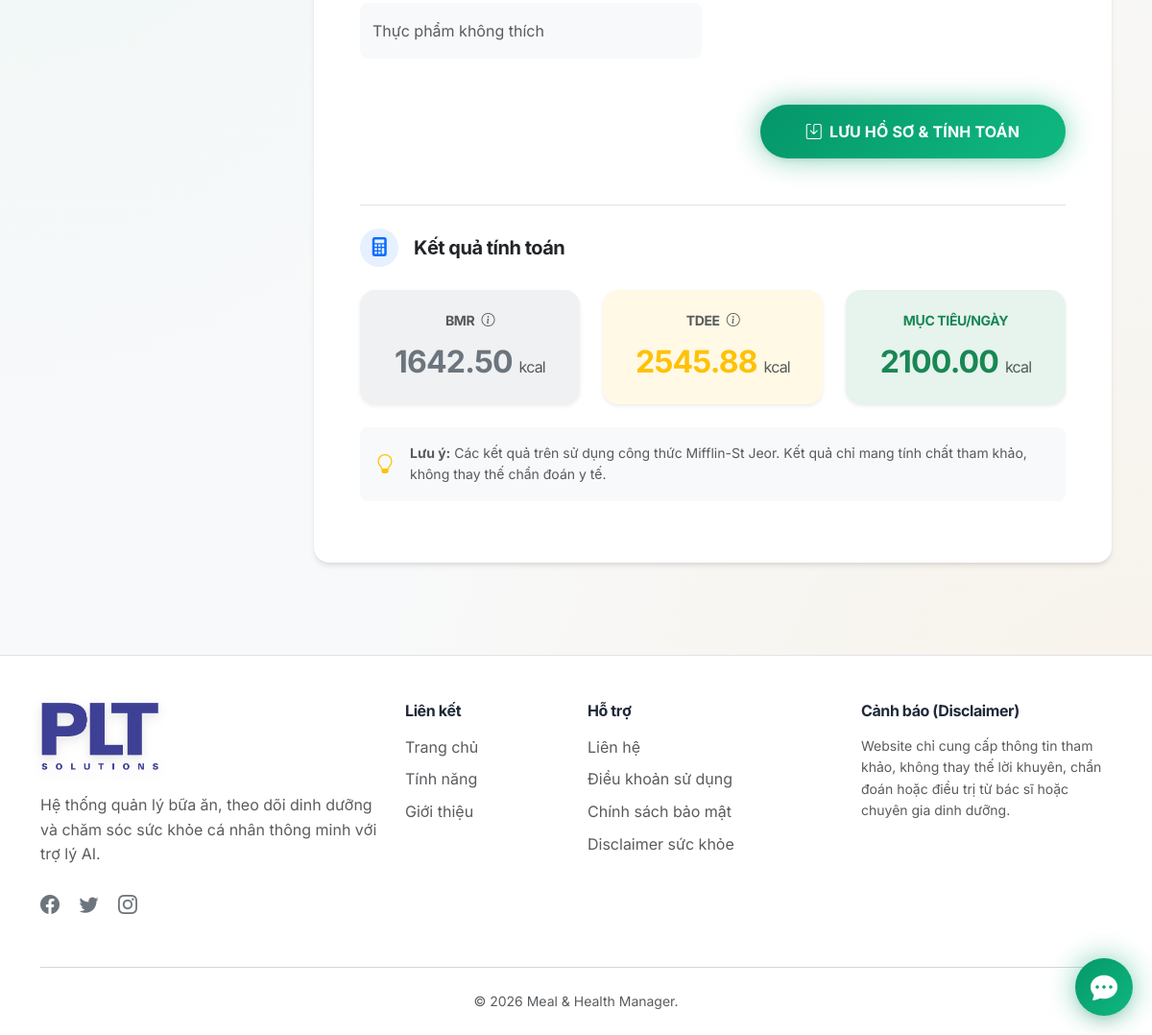
The app's page /user/profile.php (signed in, lower part), older data.
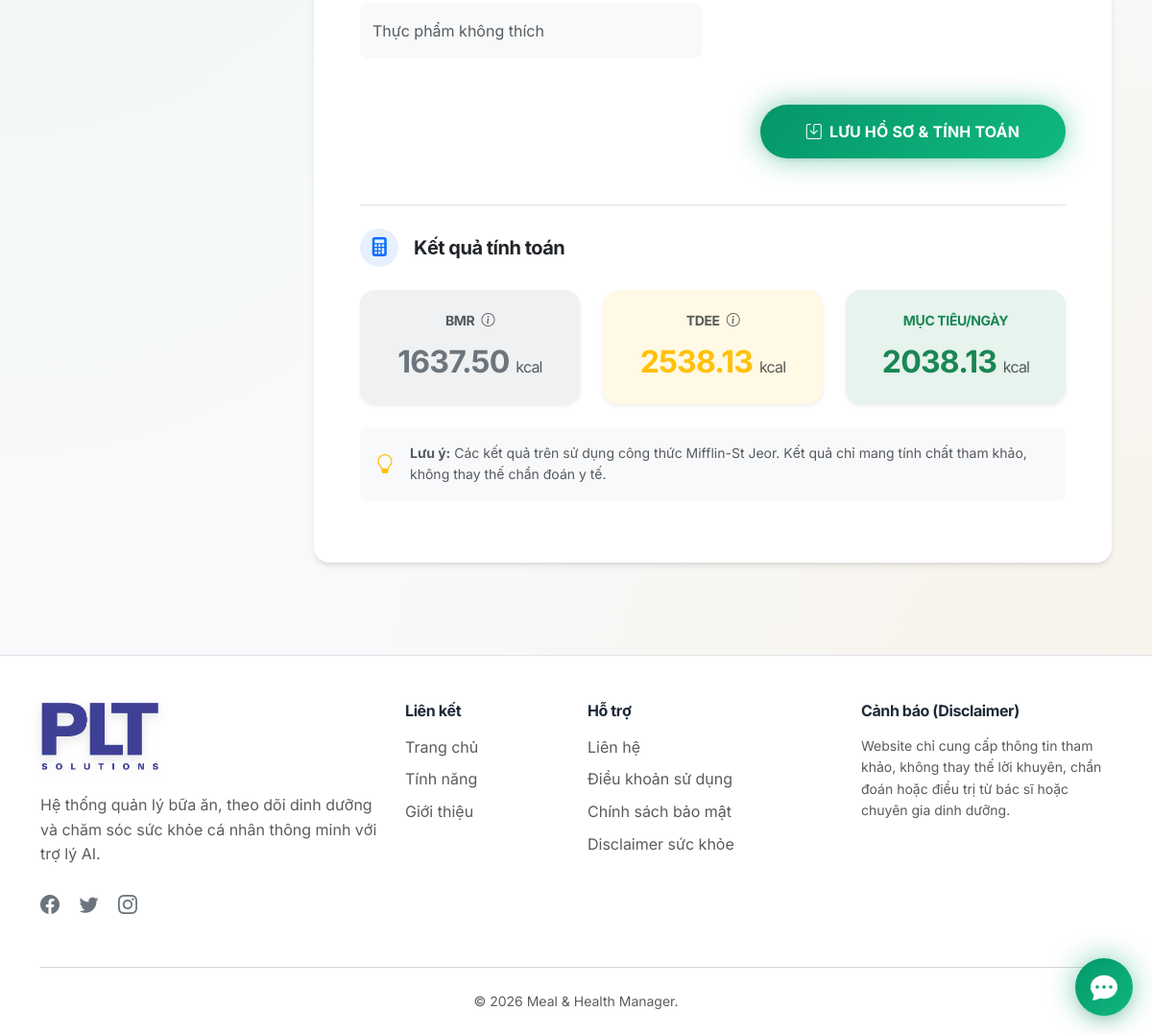
The same page, newer data.
### tables this page shows
CREATE TABLE IF NOT EXISTS `user_profiles` (
  `id` bigint UNSIGNED NOT NULL AUTO_INCREMENT,
  `user_id` bigint UNSIGNED NOT NULL,
  `date_of_birth` date DEFAULT NULL,
  `age` tinyint UNSIGNED DEFAULT NULL,
  `gender` enum('male','female','other') DEFAULT NULL,
  `height_cm` decimal(5,2) DEFAULT NULL,
  `current_weight_kg` decimal(6,2) DEFAULT NULL,
  `target_weight_kg` decimal(6,2) DEFAULT NULL,
  `activity_level` enum('sedentary','light','moderate','very_active','extra_active') DEFAULT 'sedentary',
  `health_goal` enum('lose_weight','gain_weight','maintain_weight','gain_muscle') DEFAULT 'maintain_weight',
  `goal_pace` enum('slow','moderate','fast') NOT NULL DEFAULT 'moderate',
  `diet_type` enum('normal','vegetarian','vegan','low_carb','low_sugar','gluten_free','high_protein') DEFAULT 'normal',
  `allergies` text,
  `disliked_foods` text,
  `meals_per_day` tinyint UNSIGNED NOT NULL DEFAULT '3',
  `bmr` decimal(8,2) DEFAULT NULL,
  `tdee` decimal(8,2) DEFAULT NULL,
  `bmi` decimal(5,2) DEFAULT NULL,
  `calorie_target` decimal(8,2) DEFAULT NULL,
  `protein_target` decimal(8,2) DEFAULT NULL,
  `carb_target` decimal(8,2) DEFAULT NULL,
  `fat_target` decimal(8,2) DEFAULT NULL,
  `fiber_target` decimal(8,2) DEFAULT '25.00',
  `water_target_ml` int UNSIGNED DEFAULT '2000',
  `created_at` timestamp NOT NULL DEFAULT CURRENT_TIMESTAMP,
  `updated_at` timestamp NOT NULL DEFAULT CURRENT_TIMESTAMP ON UPDATE CURRENT_TIMESTAMP,
  PRIMARY KEY (`id`),
  UNIQUE KEY `user_id` (`user_id`)
);

### models/ProfileModel.php (called while the page is built, shortened)
<?php
require_once __DIR__ . '/../config/database.php';
class ProfileModel {
    private $conn;
    private $table_name = "user_profiles";
    public function __construct() {
        $database = new Database();
        $this->conn = $database->getConnection();
    }
    public function getProfileByUserId($user_id) {
        $query = "SELECT *, height_cm as height, current_weight_kg as current_weight FROM " . $this->table_name . " WHERE user_id = :user_id LIMIT 1";
        $stmt = $this->conn->prepare($query);
        $stmt->bindParam(':user_id', $user_id);
        $stmt->execute();
        return $stmt->fetch(PDO::FETCH_ASSOC);
    }
}

### config/database.php (called while the page is built, shortened)
<?php
class Database {
    private $host = "127.0.0.1";
    private $db_name = "meal_health_manager";
    private $username = "root";
    private $password = "";
    public function getConnection() {
        $this->conn = null;
        try {
            $this->conn = new PDO("mysql:host=" . $this->host . ";dbname=" . $this->db_name . ";charset=utf8mb4", $this->username, $this->password);
            $this->conn->setAttribute(PDO::ATTR_ERRMODE, PDO::ERRMODE_EXCEPTION);
            $this->conn->setAttribute(PDO::ATTR_DEFAULT_FETCH_MODE, PDO::FETCH_ASSOC);
        } catch(PDOException $exception) {
            echo "Lỗi kết nối CSDL: " . $exception->getMessage();
            exit();
        }
        return $this->conn;
    }
}

### user/profile.php (the view, shortened to what the changed rows need)
<?php
require_once __DIR__ . '/../models/ProfileModel.php';
$profileModel = new ProfileModel();
$user_id = $_SESSION['user_id'];
$profile = $profileModel->getProfileByUserId($user_id);
require_once __DIR__ . '/../includes/header.php';
?>
<div class="container py-5">
    <div class="row">
        <div class="col-md-9">
            <div class="card glass-panel border-0" data-aos="fade-up">
                <div class="card-body p-4 p-lg-5">
                    <?php if ($profile): ?>
                        <div class="mt-5 pt-4 border-top" data-aos="fade-up" data-aos-delay="400">
                            <h5 class="mb-4 text-dark fw-bold d-flex align-items-center">
                                <div class="bg-primary bg-opacity-10 text-primary rounded-circle d-flex align-items-center justify-content-center me-3" style="width: 40px; height: 40px;">
                                    <i class="bi bi-calculator-fill"></i>
                                </div>
                                Kết quả tính toán
                            </h5>
                            <div class="row g-4 text-center">
                                <div class="col-md-4">
                                    <div class="p-4 bg-white rounded-4 shadow-sm border-0 card-hover h-100 position-relative overflow-hidden">
                                        <div class="position-absolute top-0 start-0 w-100 h-100 bg-secondary bg-opacity-10" style="z-index: 0;"></div>
                                        <div class="position-relative z-index-1">
                                            <h6 class="text-muted text-uppercase small fw-bold mb-3">BMR <i class="bi bi-info-circle ms-1" title="Tỷ lệ trao đổi chất cơ bản"></i></h6>
                                            <h2 class="text-secondary fw-bold mb-0"><?php echo number_format((float)$profile['bmr'], 2, '.', ''); ?> <span class="fs-6 text-muted fw-normal">kcal</span></h2>
                                        </div>
                                    </div>
                                </div>
                                <div class="col-md-4">
                                    <div class="p-4 bg-white rounded-4 shadow-sm border-0 card-hover h-100 position-relative overflow-hidden">
                                        <div class="position-absolute top-0 start-0 w-100 h-100 bg-warning bg-opacity-10" style="z-index: 0;"></div>
                                        <div class="position-relative z-index-1">
                                            <h6 class="text-muted text-uppercase small fw-bold mb-3">TDEE <i class="bi bi-info-circle ms-1" title="Tổng năng lượng tiêu hao mỗi ngày"></i></h6>
                                            <h2 class="text-warning fw-bold mb-0"><?php echo number_format((float)$profile['tdee'], 2, '.', ''); ?> <span class="fs-6 text-muted fw-normal">kcal</span></h2>
                                        </div>
                                    </div>
                                </div>
                                <div class="col-md-4">
                                    <div class="p-4 bg-white rounded-4 shadow-sm border-0 card-hover h-100 position-relative overflow-hidden">
                                        <div class="position-absolute top-0 start-0 w-100 h-100 bg-success bg-opacity-10" style="z-index: 0;"></div>
                                        <div class="position-relative z-index-1">
                                            <h6 class="text-success text-uppercase small fw-bold mb-3">Mục tiêu/ngày</h6>
                                            <h2 class="text-success fw-bold mb-0"><?php echo number_format((float)$profile['calorie_target'], 2, '.', ''); ?> <span class="fs-6 text-muted fw-normal">kcal</span></h2>
                                        </div>
                                    </div>
                                </div>
                            </div>
                            <div class="row mt-4">
                                <div class="col-12">
                                    <div class="alert bg-light border-0 text-muted small d-flex align-items-center rounded-3">
                                        <i class="bi bi-lightbulb text-warning fs-5 me-3"></i>
                                        <div><strong>Lưu ý:</strong> Các kết quả trên sử dụng công thức Mifflin-St Jeor. Kết quả chỉ mang tính chất tham khảo, không thay thế chẩn đoán y tế.</div>
                                    </div>
                                </div>
                            </div>
                        </div>
                    <?php endif; ?>
                </div>
            </div>
        </div>
    </div>
</div>
<?php require_once __DIR__ . '/../includes/footer.php'; ?>

Row changes from the older to the newer data that the page shows:
changed user_profiles: bmr "1642.50" → "1637.50"; tdee "2545.88" → "2538.13"; calorie_target "2100.00" → "2038.13"
